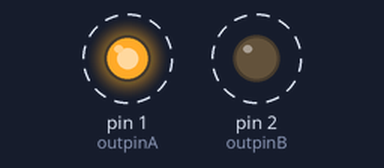
Simulated run of this sketch. Board: Arduino Uno, built with avr-gcc and run on an emulated ATmega328P. Shown: output pins drawn as LEDs (lit = HIGH). Dashed ring = blinking.

Above: at 0.26 s.
Timing chart, 0 to 3.0 s (numbered marks = the images above):
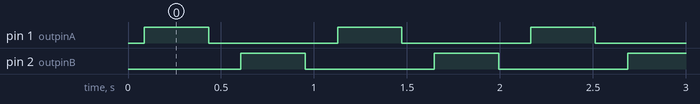

The sketch:

pwm_half_bridge.ino
```cpp
// drives a full bridge. PhaseA connects to legA, phaseB to legB

int outpinA = 1; // ouput pin
int outpinB = 2;

void setup() {
  // put your setup code here, to run once:

  pinMode(outpinA,OUTPUT);
  pinMode(outpinB,OUTPUT);
}

void loop() {
  // put your main code here, to run repeatedly:
 int i = 0;
 int pwm_val[256]= {0,1,3,4,6,7,9,10,12,14,15,17,18,20,21,23,25,26,28,29,31,32,34,36,37, // copy and paste from scilab output file
 39,40,42,43,45,46,48,49,51,53,54,56,57,59,60,62,63,65,66,68,69,71,72,74,75,77,78,80,81,
 83,84,86,87,89,90,92,93,95,96,97,99,100,102,103,105,106,108,109,110,112,113,115,116,117,
 119,120,122,123,124,126,127,128,130,131,132,134,135,136,138,139,140,142,143,144,146,147,
 148,149,151,152,153,154,156,157,158,159,161,162,163,164,165,167,168,169,170,171,172,174,
 175,176,177,178,179,180,181,183,184,185,186,187,188,189,190,191,192,193,194,195,196,197,
 198,199,200,201,202,203,204,205,206,207,208,209,209,210,211,212,213,214,215,215,216,217,
 218,219,220,220,221,222,223,223,224,225,226,226,227,228,228,229,230,230,231,232,232,233,
 234,234,235,236,236,237,237,238,238,239,239,240,241,241,242,242,243,243,243,244,244,245,
 245,246,246,246,247,247,248,248,248,249,249,249,250,250,250,250,251,251,251,251,252,252,
 252,252,253,253,253,253,253,253,254,254,254,254,254,254,254,254,254,254,254,254,254,254,255};

  for (i = 0; i<256; i++)                  // 0 - 90 degrees delay affects wave period
  {
  analogWrite(outpinA,pwm_val[i]);
  delay(1); // mS
  }

  for(i = 256; i>0; i--)                 // 90 - 180 degrees
  {
  analogWrite(outpinA,pwm_val[i]);
  delay(1);
  }

    for (i = 0; i<256; i++)                  // 180-240 degrees delay affects wave period
  {
  analogWrite(outpinB,pwm_val[i]);
  delay(1); // mS
  }

  for(i = 256; i>0; i--)                 // 240-360 degrees
  {
  analogWrite(outpinB,pwm_val[i]);
  delay(1);
  }

}
```

Measured:
- by itself, pin 1 (outpinA), pin 2 (outpinB): alternates HIGH for 0.35 s and LOW for 0.69 s
- by itself, everything shown: repeats every 1.0 s, in 4 steps
